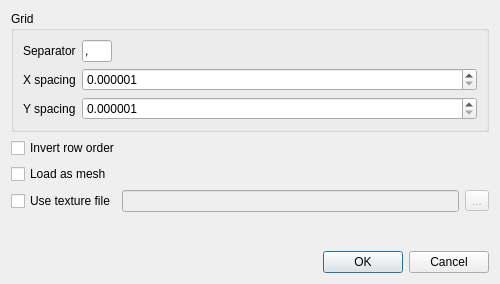
<?xml version="1.0" encoding="UTF-8"?>
<ui version="4.0">
 <class>CSVMatrixOpenDlg</class>
 <widget class="QDialog" name="CSVMatrixOpenDlg">
  <property name="geometry">
   <rect>
    <x>0</x>
    <y>0</y>
    <width>500</width>
    <height>284</height>
   </rect>
  </property>
  <property name="windowTitle">
   <string>Open CSV Matrix</string>
  </property>
  <layout class="QVBoxLayout" name="verticalLayout">
   <item>
    <widget class="QGroupBox" name="groupBox">
     <property name="title">
      <string>Grid</string>
     </property>
     <layout class="QFormLayout" name="formLayout">
      <property name="fieldGrowthPolicy">
       <enum>QFormLayout::AllNonFixedFieldsGrow</enum>
      </property>
      <item row="0" column="0">
       <widget class="QLabel" name="label_2">
        <property name="text">
         <string>Separator</string>
        </property>
        <property name="buddy">
         <cstring>groupBox</cstring>
        </property>
       </widget>
      </item>
      <item row="0" column="1">
       <layout class="QHBoxLayout" name="horizontalLayout">
        <item>
         <widget class="QLineEdit" name="lineEditSeparator">
          <property name="maximumSize">
           <size>
            <width>30</width>
            <height>16777215</height>
           </size>
          </property>
          <property name="text">
           <string notr="true">,</string>
          </property>
          <property name="maxLength">
           <number>1</number>
          </property>
         </widget>
        </item>
        <item>
         <spacer name="horizontalSpacer">
          <property name="orientation">
           <enum>Qt::Horizontal</enum>
          </property>
          <property name="sizeHint" stdset="0">
           <size>
            <width>40</width>
            <height>20</height>
           </size>
          </property>
         </spacer>
        </item>
       </layout>
      </item>
      <item row="1" column="0">
       <widget class="QLabel" name="label">
        <property name="text">
         <string>X spacing</string>
        </property>
       </widget>
      </item>
      <item row="1" column="1">
       <widget class="QDoubleSpinBox" name="xDoubleSpinBox">
        <property name="decimals">
         <number>6</number>
        </property>
        <property name="minimum">
         <double>0.000001000000000</double>
        </property>
        <property name="maximum">
         <double>1000000000.000000000000000</double>
        </property>
       </widget>
      </item>
      <item row="2" column="0">
       <widget class="QLabel" name="label2">
        <property name="text">
         <string>Y spacing</string>
        </property>
       </widget>
      </item>
      <item row="2" column="1">
       <widget class="QDoubleSpinBox" name="yDoubleSpinBox">
        <property name="decimals">
         <number>6</number>
        </property>
        <property name="minimum">
         <double>0.000001000000000</double>
        </property>
        <property name="maximum">
         <double>1000000000.000000000000000</double>
        </property>
       </widget>
      </item>
     </layout>
    </widget>
   </item>
   <item>
    <widget class="QCheckBox" name="inverseRowCheckBox">
     <property name="text">
      <string>Invert row order</string>
     </property>
    </widget>
   </item>
   <item>
    <widget class="QCheckBox" name="loadAsMeshCheckBox">
     <property name="text">
      <string>Load as mesh</string>
     </property>
    </widget>
   </item>
   <item>
    <layout class="QHBoxLayout" name="horizontalLayout_3">
     <item>
      <widget class="QCheckBox" name="useTextureCheckBox">
       <property name="text">
        <string>Use texture file</string>
       </property>
      </widget>
     </item>
     <item>
      <widget class="QFrame" name="browseFrame">
       <property name="enabled">
        <bool>false</bool>
       </property>
       <layout class="QHBoxLayout" name="horizontalLayout_2">
        <property name="leftMargin">
         <number>0</number>
        </property>
        <property name="topMargin">
         <number>0</number>
        </property>
        <property name="rightMargin">
         <number>0</number>
        </property>
        <property name="bottomMargin">
         <number>0</number>
        </property>
        <item>
         <widget class="QLineEdit" name="textureFilenameLineEdit"/>
        </item>
        <item>
         <widget class="QToolButton" name="browseToolButton">
          <property name="text">
           <string notr="true">...</string>
          </property>
         </widget>
        </item>
       </layout>
      </widget>
     </item>
    </layout>
   </item>
   <item>
    <spacer name="verticalSpacer">
     <property name="orientation">
      <enum>Qt::Vertical</enum>
     </property>
     <property name="sizeHint" stdset="0">
      <size>
       <width>20</width>
       <height>20</height>
      </size>
     </property>
    </spacer>
   </item>
   <item>
    <widget class="QDialogButtonBox" name="buttonBox">
     <property name="orientation">
      <enum>Qt::Horizontal</enum>
     </property>
     <property name="standardButtons">
      <set>QDialogButtonBox::Cancel|QDialogButtonBox::Ok</set>
     </property>
    </widget>
   </item>
  </layout>
 </widget>
 <resources/>
 <connections>
  <connection>
   <sender>buttonBox</sender>
   <signal>accepted()</signal>
   <receiver>CSVMatrixOpenDlg</receiver>
   <slot>accept()</slot>
   <hints>
    <hint type="sourcelabel">
     <x>248</x>
     <y>254</y>
    </hint>
    <hint type="destinationlabel">
     <x>157</x>
     <y>274</y>
    </hint>
   </hints>
  </connection>
  <connection>
   <sender>buttonBox</sender>
   <signal>rejected()</signal>
   <receiver>CSVMatrixOpenDlg</receiver>
   <slot>reject()</slot>
   <hints>
    <hint type="sourcelabel">
     <x>316</x>
     <y>260</y>
    </hint>
    <hint type="destinationlabel">
     <x>286</x>
     <y>274</y>
    </hint>
   </hints>
  </connection>
  <connection>
   <sender>useTextureCheckBox</sender>
   <signal>toggled(bool)</signal>
   <receiver>browseFrame</receiver>
   <slot>setEnabled(bool)</slot>
   <hints>
    <hint type="sourcelabel">
     <x>64</x>
     <y>158</y>
    </hint>
    <hint type="destinationlabel">
     <x>222</x>
     <y>160</y>
    </hint>
   </hints>
  </connection>
 </connections>
</ui>
